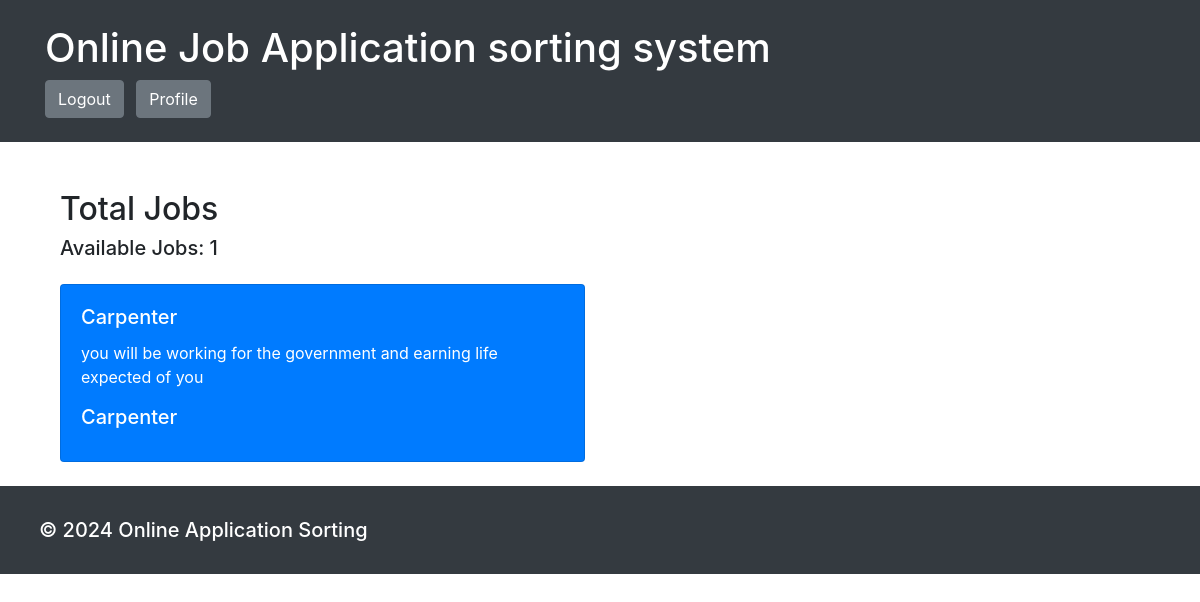
/total_jobs_page/ (signed in), run on the app's committed database.
### Lyamu/models.py (models this page shows, shortened)
class Job(models.Model):
    employer = models.ForeignKey(Employer, on_delete=models.CASCADE)
    title = models.CharField(max_length=255)
    description = models.TextField()
    requirements = models.TextField()
    importance_level = models.IntegerField()
    application_deadline = models.DateTimeField()
    is_active = models.BooleanField(default=True)

### Lyamu/views.py (the view)
# urls.py: path('total_jobs_page/', views.jobs, name='jobs_page'),
@login_required
def jobs(request):
    total_jobs = Job.objects.count()
    jobs_list = Job.objects.all()
    is_superuser = request.user.is_superuser
    context = {
        'total_jobs': total_jobs,
        'jobs_list': jobs_list,
        'user': request.user,
        'is_superuser': is_superuser,
    }
    return render(request, 'Lyamu/jobs_page.html', context)

### Lyamu/templates/Lyamu/jobs_page.html (shortened to what this page needs)
{% extends 'Lyamu/base.html' %}
{% block content %}
    <div class="container mt-5">
        <h2 class="text-purple">Total Jobs</h2>
        <h5 class="card-title">Available Jobs: {{ total_jobs }} </h5>
        {% if total_jobs > 0 %}
            <div class="row mt-4">
                {% for job in jobs_list %}
                    <div class="col-md-6">
                        <div class="card bg-primary text-white">
                            <div class="card-body">
                                <h5 class="card-title">{{ job.title }}</h5>
                                <p class="card-text">{{ job.description }}</p>
                                <h5 class="card-title"><a class="text-white" href="{% url 'job_details' job.id %}">{{ job.title }}</a></h5>
                            </div>
                        </div>
                    </div>
                {% endfor %}
            </div>
        {% endif %}
    </div>
{% endblock %}

### data on the page
Job: title "Carpenter", description "you will be working for the government and earning life expected of you"

### other printed values
{{ total_jobs }} "1"
